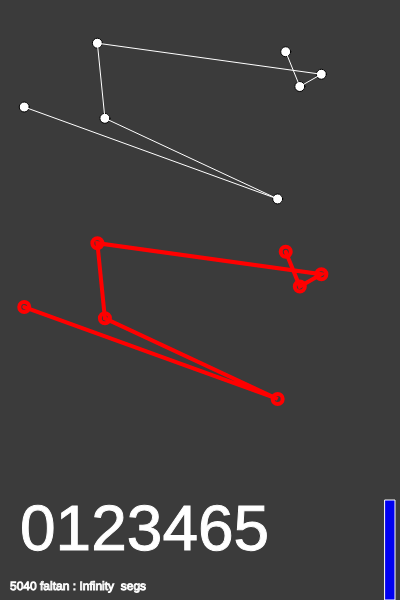
Frame 1 (no input)
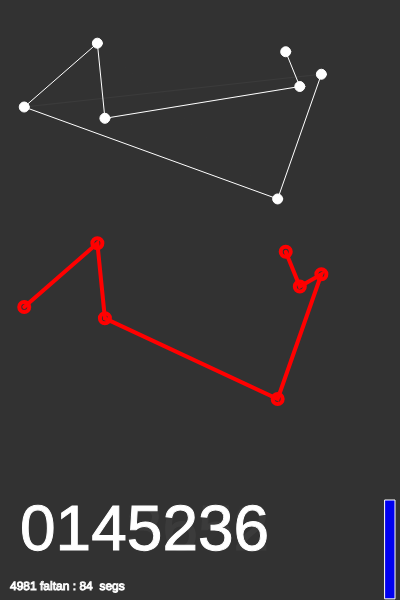
Frame 60 (no input)
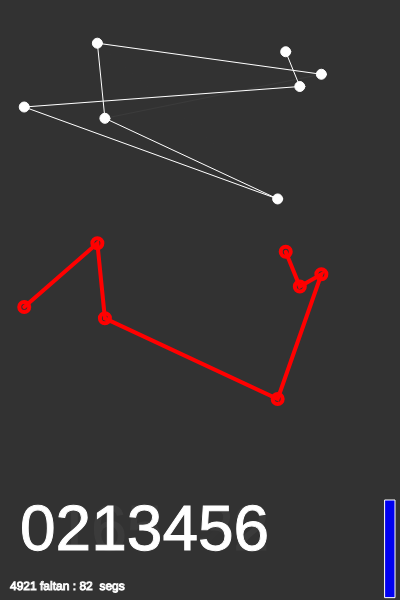
Frame 120 (the mouse pressed at the canvas centre since frame 60)

The p5.js sketch that drew these frames (run headless with seeded random() and noise() and a simulated clock; from frame 60 on, the mouse is pressed at the canvas centre):

// p5.js sketch
// ── sketch.js
// calcula el camino mas corto entre las ciudades
// va probando todas las combinaciones posibles
//sin repetirlas , pero sin aplicar ningun algoritmo de optimizacion
// por lo tanto el numero de compinaciones posibles crece como factorial
// del numero de ciudades
// calcula el numero de permutaciones remanentes , el tiempo remanente , y el %
// de mejora en entre los ultimos dos caminos
let cities = [];
let totalCities = 7;
let order = [];

let bestPath = [];
let recordDistance = 9999999999999;
let newDist = 0;
let dato;
let totalPermutations;
let actualPerm = 0;
let initialTime = 0;

function setup() {
	createCanvas(400, 600);
	for (var i = 0; i < totalCities; i++) {
		let v = createVector(random(width), random(height / 2 - 50));
		cities[i] = v;
		order[i] = i;
	}
	recordDistance = calcDistance(cities, order);
	dato = createP("Distancia : ");
	bestPath = order.slice(0, order.length);
	console.log("best" + bestPath);
	totalPermutations = factorial(totalCities);
	console.log("total perm " + totalPermutations);
}

// dibuja el mejor camino encontrado al momento
function drawBestPath(best) {
	translate(0, 200);
	stroke(255, 0, 0);
	strokeWeight(4);
	color(255, 0, 0, 44);
	noFill();
	beginShape();
	for (var i = 0; i < best.length; i++) {
		let n = best[i];
		vertex(cities[n].x, cities[n].y);
		ellipse(cities[n].x, cities[n].y, 10, 10);
	}
	endShape();
	strokeWeight(1);
	stroke(255);
}


function calcDistance(points, orden) {
	let sum = 0;
	for (let i = 0; i < points.length - 1; i++) {
		sum += p5.Vector.dist(points[orden[i]], points[orden[i + 1]]);
	};
	//console.log("sum " + sum);
	return sum;
}


// lexicographic permutations
// https://www.quora.com/How-would-you-explain-an-algorithm-that-generates-permutations-using-lexicographic-ordering
// buac TODAS LAS  permutaciones en orden , comenzando desde el numero dado y buscando el siguiente

let endArray = [];


function draw() {
	let elapsedTime = millis() / 1000 ;

	background(51, 244);
	fill(255);
	for (var i = 0; i < cities.length; i++) {
		ellipse(cities[i].x, cities[i].y, 10, 10);
	}

	noFill();
	beginShape();
	stroke(255);
	//color(255, 0, 0);
	noFill();
	for (var i = 0; i < order.length; i++) {
		let n = order[i]; // refiere al array ordenado, like lookup table
		vertex(cities[n].x, cities[n].y);
	}
	endShape();

	newDist = calcDistance(cities, order);

	if (newDist < recordDistance) {
		bestPath = order.slice(0, order.length); // copio cities array a bestPath
		let mejora = floor((newDist - recordDistance) / recordDistance * 100);
		dato.html("mejora: " + mejora + "%");

		recordDistance = newDist;
		//console.log(newDist);
		dato.html(" " + floor(newDist), append);
		//drawBestPath(bestPath);

	}
	// informacion 
	textSize(12);
	let pp = totalPermutations - actualPerm; // remaining permutations

	let remainingTime = floor(elapsedTime /actualPerm * pp );
	text(pp + " faltan : " + remainingTime + "  segs", 10, height - 10);
	stroke(255);
	fill(0, 0, 240);
	rect(width - 15, height - 100, 10, 100 * pp / totalPermutations);

	nextOrder(); // proxima combinacion

	textSize(64);
	let s = "";
	for (let i = 0; i < order.length; i++) {
		s += order[i];
	}
	fill(255);
	text(s, 20, height - 50); // muestra la permutacion actual

	drawBestPath(bestPath);
}

function swap(arr, a, b) {
	let temp = arr[a];
	arr[a] = arr[b];
	arr[b] = temp;
	return arr;
}



// lexical order algorithm 
function nextOrder() {
	// STEP 1

	actualPerm++;

	let largest_i = -1;
	for (let i = 0; i < order.length - 1; i++) {
		if (order[i] < order[i + 1]) {
			largest_i = i;
		}
	}
	//console.log("larg i " + largest_i);
	if (largest_i == -1) {
		noLoop();
		console.log(" finished ");
	}
	//step 2
	let largest_y = -1;
	for (let y = 0; y < order.length; y++) {
		if (order[largest_i] < order[y]) {
			largest_y = y;
		}
	}
	//console.log("larg y " + largest_y);
	//console.log(order);
	// step 3 swap
	swap(order, largest_y, largest_i);
	//console.log(order);
	// step 4 reverse
	endArray = order.splice(largest_i + 1);
	endArray.reverse();

	order = order.concat(endArray);
	//console.log(order);
}

function factorial(n) {
	var ff = 1;
	for (let ii = 1; ii < n + 1; ii++) {
		ff = ff * ii;
	}
	return ff;
}
